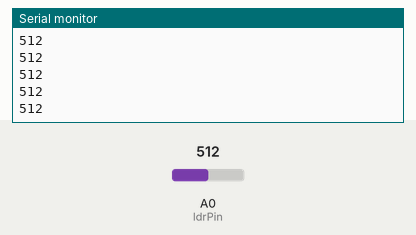
Bench run of a sketch on a simulated Arduino Uno, built with avr-gcc and run on an emulated ATmega328P. Shown: the last lines printed to the serial monitor. The test bench sets the inputs (shaded band); at power-on: A0 (ldrPin) = 512.

Above: at 1.2 s.
1.3 s: A0 (ldrPin) set to 716
At 2.2 s:
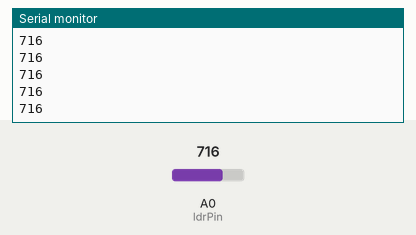
2.8 s: A0 (ldrPin) set to 900
At 3.6 s:
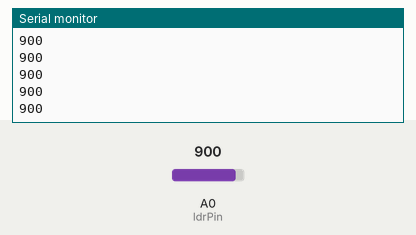
Timing chart, 0 to 5.8 s (numbered marks = the images above; inputs shaded):
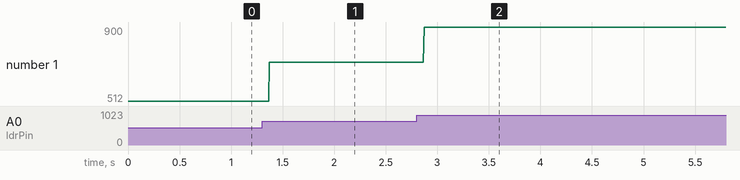

Measured:
- after the input at 1.3 s, the serial monitor: prints a new line after 0.07 s (image 1)
- after the input at 2.8 s, the serial monitor: prints a new line after 0.07 s (image 2)
- plotted number 1: 512 → 716 after the input at 1.3 s, 716 → 900 after the input at 2.8 s

The sketch:

ldr_nodemcu.ino
```cpp
const int ldrPin = A0;
int ldrValue;

void setup()
{
  Serial.begin(9600);
}

void loop()
{
  ldrValue = analogRead(ldrPin);
  Serial.println(ldrValue);
}
```
